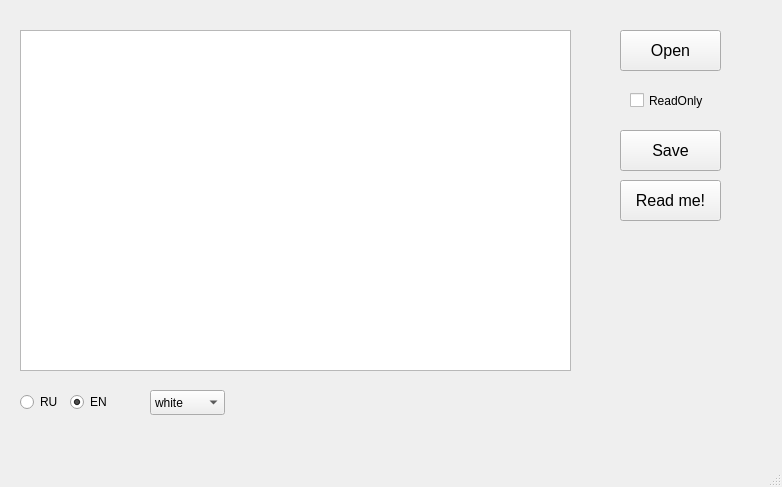
<?xml version="1.0" encoding="UTF-8"?>
<ui version="4.0">
 <class>MainWindow</class>
 <widget class="QMainWindow" name="MainWindow">
  <property name="geometry">
   <rect>
    <x>0</x>
    <y>0</y>
    <width>782</width>
    <height>487</height>
   </rect>
  </property>
  <property name="windowTitle">
   <string>MainWindow</string>
  </property>
  <widget class="QWidget" name="centralwidget">
   <widget class="QPlainTextEdit" name="docTextEdit">
    <property name="geometry">
     <rect>
      <x>20</x>
      <y>30</y>
      <width>551</width>
      <height>341</height>
     </rect>
    </property>
   </widget>
   <widget class="QPushButton" name="saveButton">
    <property name="geometry">
     <rect>
      <x>620</x>
      <y>130</y>
      <width>101</width>
      <height>41</height>
     </rect>
    </property>
    <property name="font">
     <font>
      <pointsize>12</pointsize>
      <bold>false</bold>
     </font>
    </property>
    <property name="text">
     <string>Save</string>
    </property>
   </widget>
   <widget class="QPushButton" name="openButton">
    <property name="geometry">
     <rect>
      <x>620</x>
      <y>30</y>
      <width>101</width>
      <height>41</height>
     </rect>
    </property>
    <property name="font">
     <font>
      <pointsize>12</pointsize>
      <bold>false</bold>
     </font>
    </property>
    <property name="text">
     <string>Open</string>
    </property>
   </widget>
   <widget class="QPushButton" name="readMeButton">
    <property name="geometry">
     <rect>
      <x>620</x>
      <y>180</y>
      <width>101</width>
      <height>41</height>
     </rect>
    </property>
    <property name="font">
     <font>
      <pointsize>12</pointsize>
      <bold>false</bold>
     </font>
    </property>
    <property name="text">
     <string>Read me!</string>
    </property>
   </widget>
   <widget class="QCheckBox" name="readOnly">
    <property name="geometry">
     <rect>
      <x>630</x>
      <y>80</y>
      <width>151</width>
      <height>41</height>
     </rect>
    </property>
    <property name="text">
     <string>ReadOnly</string>
    </property>
   </widget>
   <widget class="QRadioButton" name="ru">
    <property name="geometry">
     <rect>
      <x>20</x>
      <y>390</y>
      <width>51</width>
      <height>24</height>
     </rect>
    </property>
    <property name="text">
     <string>RU</string>
    </property>
   </widget>
   <widget class="QRadioButton" name="en">
    <property name="geometry">
     <rect>
      <x>70</x>
      <y>390</y>
      <width>51</width>
      <height>24</height>
     </rect>
    </property>
    <property name="text">
     <string>EN</string>
    </property>
    <property name="checked">
     <bool>true</bool>
    </property>
   </widget>
   <widget class="QComboBox" name="theme">
    <property name="geometry">
     <rect>
      <x>150</x>
      <y>390</y>
      <width>75</width>
      <height>25</height>
     </rect>
    </property>
    <item>
     <property name="text">
      <string>white</string>
     </property>
    </item>
    <item>
     <property name="text">
      <string>black</string>
     </property>
    </item>
   </widget>
  </widget>
  <widget class="QMenuBar" name="menubar">
   <property name="geometry">
    <rect>
     <x>0</x>
     <y>0</y>
     <width>782</width>
     <height>26</height>
    </rect>
   </property>
  </widget>
  <widget class="QStatusBar" name="statusbar"/>
 </widget>
 <resources/>
 <connections/>
</ui>
